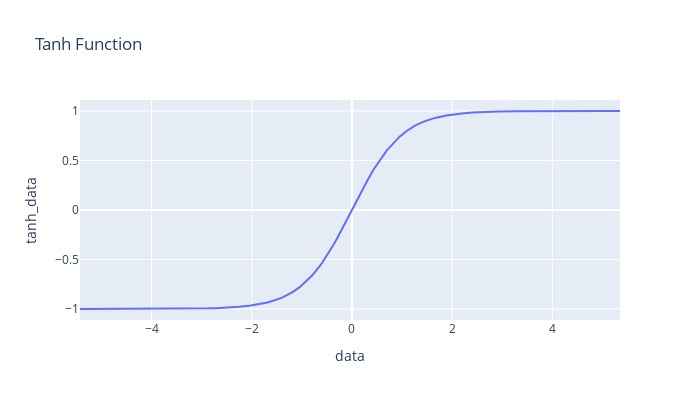

Notebook code cell kept with this figure:
### Code cell
px.line(df, x='data', y='tanh_data', width=700, height=400, title='Tanh Function')
